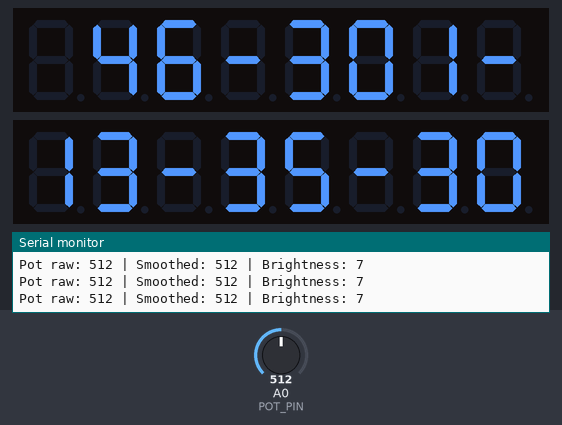
Recording of a sketch running on a simulated Arduino Uno, built with avr-gcc and run on an emulated ATmega328P. Parts: 2 × 8-digit seven-segment display, the last lines printed to the serial monitor. The test bench sets the inputs (shaded band); at power-on: A0 (POT_PIN) = 512. The local clock reads 2024-03-15 10:24:30 at power-on unless the sketch sets it.

Above: at 0.1 s.
At 1.2 s:
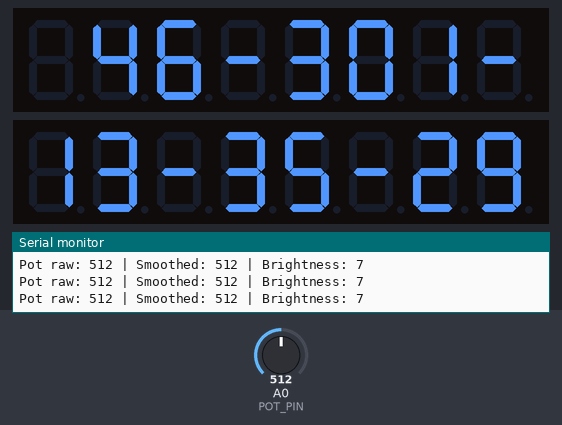
1.3 s: A0 (POT_PIN) set to 716
2.8 s: A0 (POT_PIN) set to 688
5.8 s: A0 (POT_PIN) set to 656
7.5 s: A0 (POT_PIN) set to 900
At 8.4 s:
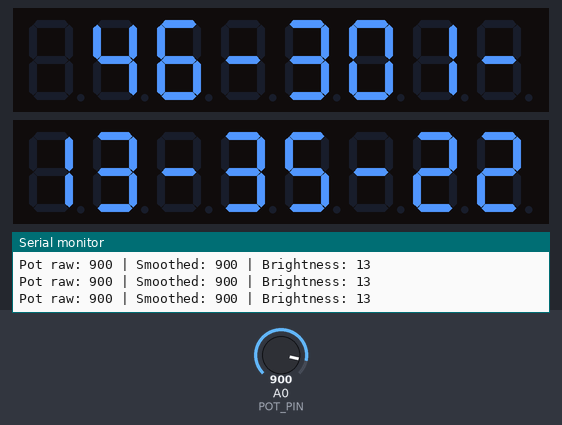
Timing chart, 0 to 10.0 s (numbered marks = the images above; inputs shaded):
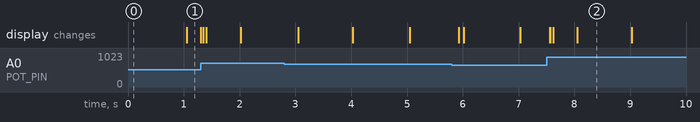

Measured:
- what the display in image 2 shows lasts 1.0 s, from 8.0 s to 9.0 s

The sketch:

extClock_YY-DD-HH-MM-SS_Pot.ino
```cpp
#include <LedControl.h>
#include <Wire.h>
#include <RTClib.h>

#define DIN_PIN 11
#define CS_PIN 10
#define CLK_PIN 13
#define POT_PIN A0 // potentiometer input

LedControl lc = LedControl(DIN_PIN, CLK_PIN, CS_PIN, 2);
RTC_DS3231 rtc;

// Example "death date"
DateTime deathTime(2070, 12, 31, 0, 0, 0);

// --- Brightness smoothing variables ---
const int SMOOTH_SAMPLES = 3;      // fewer samples = snappier response
int potBuffer[SMOOTH_SAMPLES];     // readings buffer
int bufferIndex = 0;               // circular buffer index
long bufferTotal = 0;              // sum of stored readings

void setup() {
  Serial.begin(9600); // serial monitor for debugging

  if (!rtc.begin()) {
    while (true); // Stop if RTC not found
  }

  // Initialize brightness buffer with initial pot value
  int initialPot = analogRead(POT_PIN);
  for (int i = 0; i < SMOOTH_SAMPLES; i++) {
    potBuffer[i] = initialPot;
    bufferTotal += initialPot;
  }

  for (int module = 0; module < 2; module++) {
    lc.shutdown(module, false);
    lc.setIntensity(module, 2); // initial brightness
    lc.clearDisplay(module);
  }
}

void printToDisplay(const char *buf) {
  int len = strlen(buf);
  int pos = 0;
  for (int i = len - 1; i >= 0; i--) {
    char c = buf[i];
    int module = 1 - pos / 8;
    int digit = pos % 8;

    if (c == '-') {
      lc.setChar(module, digit, '-', false);
    } else if (c >= '0' && c <= '9') {
      lc.setDigit(module, digit, c - '0', false);
    } else {
      lc.setChar(module, digit, ' ', false);
    }
    pos++;
  }
  for (; pos < 16; pos++) {
    int module = 1 - pos / 8;
    int digit = pos % 8;
    lc.setChar(module, digit, ' ', false);
  }
}

void displayCountdown(TimeSpan remaining) {
  long totalDays = remaining.days();
  int years = totalDays / 365;
  int days = totalDays % 365;
  int hours = remaining.hours();
  int mins = remaining.minutes();
  int secs = remaining.seconds();

  char buf[20];
  snprintf(buf, sizeof(buf), "%02d-%03d-%02d-%02d-%02d",
           years, days, hours, mins, secs);

  printToDisplay(buf);
}

void loop() {
  // --- Smooth brightness control ---
  int newReading = analogRead(POT_PIN);

  bufferTotal -= potBuffer[bufferIndex];
  potBuffer[bufferIndex] = newReading;
  bufferTotal += newReading;

  bufferIndex = (bufferIndex + 1) % SMOOTH_SAMPLES;

  int averageReading = bufferTotal / SMOOTH_SAMPLES;

  int brightness = (averageReading * 15L) / 1010;

  for (int module = 0; module < 2; module++) {
    lc.setIntensity(module, brightness);
  }

  // Debug output of current brightness
  Serial.print("Pot raw: ");
  Serial.print(newReading);
  Serial.print(" | Smoothed: ");
  Serial.print(averageReading);
  Serial.print(" | Brightness: ");
  Serial.println(brightness);

  // --- Countdown display ---
  DateTime now = rtc.now();

  if (now >= deathTime) {
    printToDisplay("00-000-00-00-00");
  } else {
    TimeSpan remaining = deathTime - now;
    displayCountdown(remaining);
  }

  delay(10); // faster refresh for brightness control
}
```
